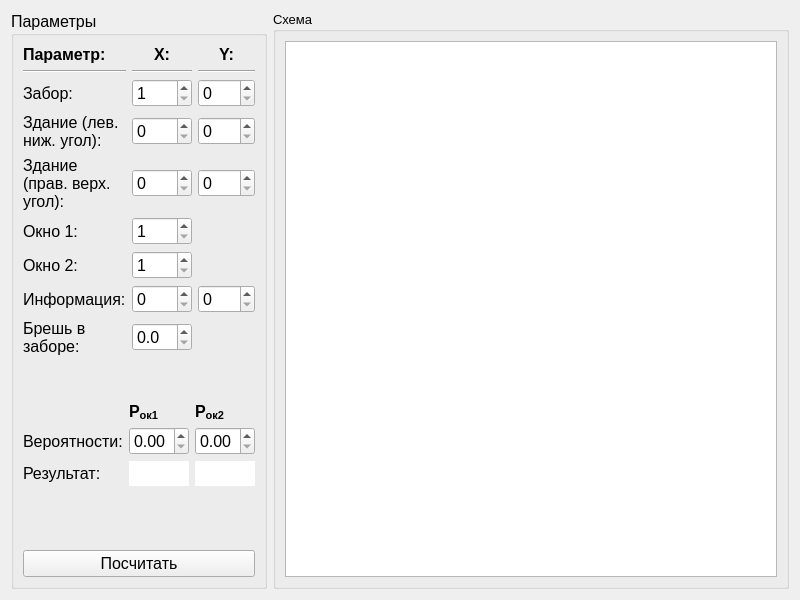
<?xml version="1.0" encoding="UTF-8"?>
<ui version="4.0">
 <class>Widget</class>
 <widget class="QWidget" name="Widget">
  <property name="geometry">
   <rect>
    <x>0</x>
    <y>0</y>
    <width>800</width>
    <height>600</height>
   </rect>
  </property>
  <property name="windowTitle">
   <string>Катунин С. ЛР 1. Расчет вероятности проникновения злоумышленника на объект хранения информации</string>
  </property>
  <layout class="QGridLayout" name="gridLayout" columnstretch="2,5">
   <item row="0" column="0">
    <widget class="QGroupBox" name="groupBox_params">
     <property name="font">
      <font>
       <pointsize>12</pointsize>
      </font>
     </property>
     <property name="title">
      <string>Параметры</string>
     </property>
     <layout class="QGridLayout" name="gridLayout_2">
      <item row="0" column="1">
       <layout class="QGridLayout" name="gridLayout_params" rowstretch="1,0,0,0,0,0,0,0,0,0" columnstretch="1,1,1">
        <property name="sizeConstraint">
         <enum>QLayout::SetDefaultConstraint</enum>
        </property>
        <item row="5" column="0">
         <widget class="QLabel" name="label_window_1">
          <property name="text">
           <string>Окно 1:</string>
          </property>
         </widget>
        </item>
        <item row="4" column="0">
         <widget class="QLabel" name="label_zdanie_t2">
          <property name="text">
           <string>Здание (прав. верх. угол):</string>
          </property>
          <property name="wordWrap">
           <bool>true</bool>
          </property>
         </widget>
        </item>
        <item row="8" column="0">
         <widget class="QLabel" name="label_enter">
          <property name="text">
           <string>Брешь в заборе:</string>
          </property>
          <property name="wordWrap">
           <bool>true</bool>
          </property>
         </widget>
        </item>
        <item row="7" column="1">
         <widget class="QSpinBox" name="spinBox_info_x">
          <property name="maximum">
           <number>50</number>
          </property>
         </widget>
        </item>
        <item row="1" column="1">
         <widget class="Line" name="line_2">
          <property name="orientation">
           <enum>Qt::Horizontal</enum>
          </property>
         </widget>
        </item>
        <item row="1" column="0">
         <widget class="Line" name="line">
          <property name="orientation">
           <enum>Qt::Horizontal</enum>
          </property>
         </widget>
        </item>
        <item row="3" column="2">
         <widget class="QSpinBox" name="spinBox_zdanie_t1_y">
          <property name="minimum">
           <number>0</number>
          </property>
          <property name="maximum">
           <number>50</number>
          </property>
          <property name="value">
           <number>0</number>
          </property>
         </widget>
        </item>
        <item row="7" column="2">
         <widget class="QSpinBox" name="spinBox_info_y">
          <property name="maximum">
           <number>50</number>
          </property>
         </widget>
        </item>
        <item row="0" column="0">
         <widget class="QLabel" name="label_params">
          <property name="sizePolicy">
           <sizepolicy hsizetype="Preferred" vsizetype="Fixed">
            <horstretch>0</horstretch>
            <verstretch>0</verstretch>
           </sizepolicy>
          </property>
          <property name="maximumSize">
           <size>
            <width>16777215</width>
            <height>16777215</height>
           </size>
          </property>
          <property name="font">
           <font>
            <pointsize>12</pointsize>
            <weight>75</weight>
            <bold>true</bold>
           </font>
          </property>
          <property name="text">
           <string>Параметр:</string>
          </property>
          <property name="alignment">
           <set>Qt::AlignLeading|Qt::AlignLeft|Qt::AlignTop</set>
          </property>
         </widget>
        </item>
        <item row="4" column="1">
         <widget class="QSpinBox" name="spinBox_zdanie_t2_x">
          <property name="maximum">
           <number>50</number>
          </property>
          <property name="value">
           <number>0</number>
          </property>
         </widget>
        </item>
        <item row="2" column="2">
         <widget class="QSpinBox" name="spinBox_zabor_y">
          <property name="maximum">
           <number>50</number>
          </property>
          <property name="value">
           <number>0</number>
          </property>
         </widget>
        </item>
        <item row="3" column="1">
         <widget class="QSpinBox" name="spinBox_zdanie_t1_x">
          <property name="maximum">
           <number>50</number>
          </property>
          <property name="value">
           <number>0</number>
          </property>
         </widget>
        </item>
        <item row="2" column="0">
         <widget class="QLabel" name="label_zabor">
          <property name="text">
           <string>Забор:</string>
          </property>
          <property name="alignment">
           <set>Qt::AlignLeading|Qt::AlignLeft|Qt::AlignVCenter</set>
          </property>
         </widget>
        </item>
        <item row="4" column="2">
         <widget class="QSpinBox" name="spinBox_zdanie_t2_y">
          <property name="maximum">
           <number>49</number>
          </property>
          <property name="value">
           <number>0</number>
          </property>
         </widget>
        </item>
        <item row="0" column="2">
         <widget class="QLabel" name="label_y">
          <property name="sizePolicy">
           <sizepolicy hsizetype="Preferred" vsizetype="Fixed">
            <horstretch>0</horstretch>
            <verstretch>0</verstretch>
           </sizepolicy>
          </property>
          <property name="font">
           <font>
            <pointsize>12</pointsize>
            <weight>75</weight>
            <bold>true</bold>
           </font>
          </property>
          <property name="text">
           <string>Y:</string>
          </property>
          <property name="alignment">
           <set>Qt::AlignHCenter|Qt::AlignTop</set>
          </property>
         </widget>
        </item>
        <item row="7" column="0">
         <widget class="QLabel" name="label_info">
          <property name="text">
           <string>Информация:</string>
          </property>
          <property name="wordWrap">
           <bool>true</bool>
          </property>
         </widget>
        </item>
        <item row="6" column="0">
         <widget class="QLabel" name="label_winodw_2">
          <property name="text">
           <string>Окно 2:</string>
          </property>
         </widget>
        </item>
        <item row="6" column="1">
         <widget class="QSpinBox" name="spinBox_window_2_x">
          <property name="minimum">
           <number>1</number>
          </property>
          <property name="maximum">
           <number>49</number>
          </property>
         </widget>
        </item>
        <item row="3" column="0">
         <widget class="QLabel" name="label_zdanie_t1">
          <property name="text">
           <string>Здание (лев. ниж. угол):</string>
          </property>
          <property name="wordWrap">
           <bool>true</bool>
          </property>
         </widget>
        </item>
        <item row="0" column="1">
         <widget class="QLabel" name="label_x">
          <property name="sizePolicy">
           <sizepolicy hsizetype="Preferred" vsizetype="Fixed">
            <horstretch>0</horstretch>
            <verstretch>0</verstretch>
           </sizepolicy>
          </property>
          <property name="font">
           <font>
            <pointsize>12</pointsize>
            <weight>75</weight>
            <bold>true</bold>
           </font>
          </property>
          <property name="text">
           <string>X:</string>
          </property>
          <property name="alignment">
           <set>Qt::AlignHCenter|Qt::AlignTop</set>
          </property>
         </widget>
        </item>
        <item row="2" column="1">
         <widget class="QSpinBox" name="spinBox_zabor_x">
          <property name="minimum">
           <number>1</number>
          </property>
          <property name="maximum">
           <number>50</number>
          </property>
          <property name="value">
           <number>1</number>
          </property>
         </widget>
        </item>
        <item row="1" column="2">
         <widget class="Line" name="line_3">
          <property name="orientation">
           <enum>Qt::Horizontal</enum>
          </property>
         </widget>
        </item>
        <item row="5" column="1">
         <widget class="QSpinBox" name="spinBox_window_1_x">
          <property name="minimum">
           <number>1</number>
          </property>
          <property name="maximum">
           <number>49</number>
          </property>
         </widget>
        </item>
        <item row="8" column="1">
         <widget class="QDoubleSpinBox" name="doubleSpinBox_enter">
          <property name="correctionMode">
           <enum>QAbstractSpinBox::CorrectToNearestValue</enum>
          </property>
          <property name="prefix">
           <string/>
          </property>
          <property name="decimals">
           <number>1</number>
          </property>
          <property name="maximum">
           <double>50.000000000000000</double>
          </property>
          <property name="singleStep">
           <double>0.500000000000000</double>
          </property>
          <property name="stepType">
           <enum>QAbstractSpinBox::DefaultStepType</enum>
          </property>
         </widget>
        </item>
        <item row="9" column="2">
         <spacer name="verticalSpacer_3">
          <property name="orientation">
           <enum>Qt::Vertical</enum>
          </property>
          <property name="sizeType">
           <enum>QSizePolicy::Fixed</enum>
          </property>
          <property name="sizeHint" stdset="0">
           <size>
            <width>20</width>
            <height>40</height>
           </size>
          </property>
         </spacer>
        </item>
        <item row="9" column="1">
         <spacer name="verticalSpacer_2">
          <property name="orientation">
           <enum>Qt::Vertical</enum>
          </property>
          <property name="sizeType">
           <enum>QSizePolicy::Fixed</enum>
          </property>
          <property name="sizeHint" stdset="0">
           <size>
            <width>20</width>
            <height>40</height>
           </size>
          </property>
         </spacer>
        </item>
        <item row="9" column="0">
         <spacer name="verticalSpacer">
          <property name="orientation">
           <enum>Qt::Vertical</enum>
          </property>
          <property name="sizeType">
           <enum>QSizePolicy::Fixed</enum>
          </property>
          <property name="sizeHint" stdset="0">
           <size>
            <width>20</width>
            <height>40</height>
           </size>
          </property>
         </spacer>
        </item>
       </layout>
      </item>
      <item row="1" column="1">
       <layout class="QGridLayout" name="gridLayout_odds" columnstretch="1,1,1">
        <property name="topMargin">
         <number>0</number>
        </property>
        <item row="3" column="0">
         <spacer name="verticalSpacer_4">
          <property name="orientation">
           <enum>Qt::Vertical</enum>
          </property>
          <property name="sizeHint" stdset="0">
           <size>
            <width>20</width>
            <height>40</height>
           </size>
          </property>
         </spacer>
        </item>
        <item row="1" column="2">
         <widget class="QDoubleSpinBox" name="doubleSpinBox_odds_2">
          <property name="maximum">
           <double>1.000000000000000</double>
          </property>
          <property name="singleStep">
           <double>0.010000000000000</double>
          </property>
         </widget>
        </item>
        <item row="2" column="1">
         <widget class="QLineEdit" name="lineEdit_res">
          <property name="frame">
           <bool>false</bool>
          </property>
          <property name="readOnly">
           <bool>true</bool>
          </property>
         </widget>
        </item>
        <item row="1" column="0">
         <widget class="QLabel" name="label">
          <property name="text">
           <string>Вероятности:</string>
          </property>
         </widget>
        </item>
        <item row="0" column="2">
         <widget class="QLabel" name="label_3">
          <property name="font">
           <font>
            <pointsize>12</pointsize>
            <weight>75</weight>
            <bold>true</bold>
           </font>
          </property>
          <property name="text">
           <string>&lt;html&gt;&lt;head/&gt;&lt;body&gt;&lt;p&gt;P&lt;span style=&quot; vertical-align:sub;&quot;&gt;ок2&lt;/span&gt;&lt;/p&gt;&lt;/body&gt;&lt;/html&gt;</string>
          </property>
         </widget>
        </item>
        <item row="1" column="1">
         <widget class="QDoubleSpinBox" name="doubleSpinBox_odds">
          <property name="maximum">
           <double>1.000000000000000</double>
          </property>
          <property name="singleStep">
           <double>0.010000000000000</double>
          </property>
         </widget>
        </item>
        <item row="3" column="2">
         <spacer name="verticalSpacer_6">
          <property name="orientation">
           <enum>Qt::Vertical</enum>
          </property>
          <property name="sizeHint" stdset="0">
           <size>
            <width>20</width>
            <height>40</height>
           </size>
          </property>
         </spacer>
        </item>
        <item row="0" column="1">
         <widget class="QLabel" name="label_2">
          <property name="font">
           <font>
            <pointsize>12</pointsize>
            <weight>75</weight>
            <bold>true</bold>
           </font>
          </property>
          <property name="text">
           <string>&lt;html&gt;&lt;head/&gt;&lt;body&gt;&lt;p&gt;P&lt;span style=&quot; vertical-align:sub;&quot;&gt;ок1&lt;/span&gt;&lt;/p&gt;&lt;/body&gt;&lt;/html&gt;</string>
          </property>
          <property name="textFormat">
           <enum>Qt::AutoText</enum>
          </property>
         </widget>
        </item>
        <item row="2" column="2">
         <widget class="QLineEdit" name="lineEdit_res_2">
          <property name="frame">
           <bool>false</bool>
          </property>
          <property name="readOnly">
           <bool>true</bool>
          </property>
         </widget>
        </item>
        <item row="3" column="1">
         <spacer name="verticalSpacer_5">
          <property name="orientation">
           <enum>Qt::Vertical</enum>
          </property>
          <property name="sizeHint" stdset="0">
           <size>
            <width>20</width>
            <height>40</height>
           </size>
          </property>
         </spacer>
        </item>
        <item row="2" column="0">
         <widget class="QLabel" name="label_4">
          <property name="text">
           <string>Результат:</string>
          </property>
         </widget>
        </item>
        <item row="4" column="0" colspan="3">
         <widget class="QPushButton" name="pushButton_calculate">
          <property name="text">
           <string>Посчитать</string>
          </property>
         </widget>
        </item>
       </layout>
      </item>
     </layout>
    </widget>
   </item>
   <item row="0" column="1">
    <widget class="QGroupBox" name="groupBox_shema">
     <property name="font">
      <font>
       <pointsize>10</pointsize>
      </font>
     </property>
     <property name="title">
      <string>Схема</string>
     </property>
     <layout class="QGridLayout" name="gridLayout_3">
      <item row="0" column="0">
       <widget class="QGraphicsView" name="graphicsView">
        <property name="renderHints">
         <set>QPainter::SmoothPixmapTransform|QPainter::TextAntialiasing</set>
        </property>
       </widget>
      </item>
     </layout>
    </widget>
   </item>
  </layout>
 </widget>
 <resources/>
 <connections/>
</ui>
